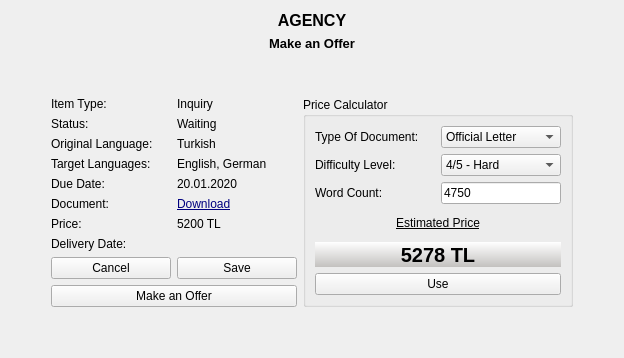
      <widget class="QWidget" name="pageAgencyOffer">
       <layout class="QHBoxLayout" name="horizontalLayout_16">
        <item>
         <layout class="QVBoxLayout" name="verticalLayout_10">
          <item>
           <widget class="QLabel" name="label_15">
            <property name="font">
             <font>
              <pointsize>12</pointsize>
              <weight>75</weight>
              <bold>true</bold>
             </font>
            </property>
            <property name="text">
             <string>AGENCY</string>
            </property>
            <property name="alignment">
             <set>Qt::AlignCenter</set>
            </property>
           </widget>
          </item>
          <item>
           <widget class="QLabel" name="label_65">
            <property name="font">
             <font>
              <pointsize>10</pointsize>
              <weight>75</weight>
              <bold>true</bold>
             </font>
            </property>
            <property name="text">
             <string>Make an Offer</string>
            </property>
            <property name="alignment">
             <set>Qt::AlignCenter</set>
            </property>
           </widget>
          </item>
          <item>
           <spacer name="verticalSpacer_5">
            <property name="orientation">
             <enum>Qt::Vertical</enum>
            </property>
            <property name="sizeHint" stdset="0">
             <size>
              <width>20</width>
              <height>40</height>
             </size>
            </property>
           </spacer>
          </item>
          <item>
           <layout class="QHBoxLayout" name="horizontalLayout_11">
            <item>
             <spacer name="horizontalSpacer_7">
              <property name="orientation">
               <enum>Qt::Horizontal</enum>
              </property>
              <property name="sizeHint" stdset="0">
               <size>
                <width>40</width>
                <height>20</height>
               </size>
              </property>
             </spacer>
            </item>
            <item>
             <layout class="QVBoxLayout" name="verticalLayout_12">
              <item>
               <layout class="QHBoxLayout" name="horizontalLayout_12">
                <item>
                 <layout class="QVBoxLayout" name="verticalLayout_13">
                  <item>
                   <widget class="QLabel" name="label_16">
                    <property name="minimumSize">
                     <size>
                      <width>120</width>
                      <height>0</height>
                     </size>
                    </property>
                    <property name="text">
                     <string>Item Type:</string>
                    </property>
                   </widget>
                  </item>
                  <item>
                   <widget class="QLabel" name="label_17">
                    <property name="minimumSize">
                     <size>
                      <width>120</width>
                      <height>0</height>
                     </size>
                    </property>
                    <property name="text">
                     <string>Status:</string>
                    </property>
                   </widget>
                  </item>
                  <item>
                   <widget class="QLabel" name="label_48">
                    <property name="minimumSize">
                     <size>
                      <width>120</width>
                      <height>0</height>
                     </size>
                    </property>
                    <property name="text">
                     <string>Original Language:</string>
                    </property>
                   </widget>
                  </item>
                  <item>
                   <widget class="QLabel" name="label_49">
                    <property name="minimumSize">
                     <size>
                      <width>120</width>
                      <height>0</height>
                     </size>
                    </property>
                    <property name="text">
                     <string>Target Languages:</string>
                    </property>
                   </widget>
                  </item>
                  <item>
                   <widget class="QLabel" name="label_28">
                    <property name="minimumSize">
                     <size>
                      <width>120</width>
                      <height>0</height>
                     </size>
                    </property>
                    <property name="text">
                     <string>Due Date:</string>
                    </property>
                   </widget>
                  </item>
                  <item>
                   <widget class="QLabel" name="label_29">
                    <property name="minimumSize">
                     <size>
                      <width>120</width>
                      <height>0</height>
                     </size>
                    </property>
                    <property name="text">
                     <string>Document:</string>
                    </property>
                   </widget>
                  </item>
                  <item>
                   <widget class="QLabel" name="label_18">
                    <property name="minimumSize">
                     <size>
                      <width>120</width>
                      <height>0</height>
                     </size>
                    </property>
                    <property name="text">
                     <string>Price:</string>
                    </property>
                   </widget>
                  </item>
                  <item>
                   <widget class="QLabel" name="label_19">
                    <property name="minimumSize">
                     <size>
                      <width>120</width>
                      <height>0</height>
                     </size>
                    </property>
                    <property name="text">
                     <string>Delivery Date:</string>
                    </property>
                   </widget>
                  </item>
                 </layout>
                </item>
                <item>
                 <layout class="QVBoxLayout" name="verticalLayout_14">
                  <item>
                   <widget class="QLabel" name="label_20">
                    <property name="minimumSize">
                     <size>
                      <width>120</width>
                      <height>0</height>
                     </size>
                    </property>
                    <property name="text">
                     <string>Inquiry</string>
                    </property>
                   </widget>
                  </item>
                  <item>
                   <widget class="QLabel" name="label_21">
                    <property name="minimumSize">
                     <size>
                      <width>120</width>
                      <height>0</height>
                     </size>
                    </property>
                    <property name="text">
                     <string>Waiting</string>
                    </property>
                   </widget>
                  </item>
                  <item>
                   <widget class="QLabel" name="label_50">
                    <property name="minimumSize">
                     <size>
                      <width>120</width>
                      <height>0</height>
                     </size>
                    </property>
                    <property name="text">
                     <string>Turkish</string>
                    </property>
                   </widget>
                  </item>
                  <item>
                   <widget class="QLabel" name="label_51">
                    <property name="minimumSize">
                     <size>
                      <width>120</width>
                      <height>0</height>
                     </size>
                    </property>
                    <property name="text">
                     <string>English, German</string>
                    </property>
                   </widget>
                  </item>
                  <item>
                   <widget class="QLabel" name="label_30">
                    <property name="minimumSize">
                     <size>
                      <width>120</width>
                      <height>0</height>
                     </size>
                    </property>
                    <property name="text">
                     <string>20.01.2020</string>
                    </property>
                   </widget>
                  </item>
                  <item>
                   <widget class="QLabel" name="label_31">
                    <property name="minimumSize">
                     <size>
                      <width>120</width>
                      <height>0</height>
                     </size>
                    </property>
                    <property name="styleSheet">
                     <string notr="true">color: rgb(0, 0, 127);
font: 8pt &quot;MS Shell Dlg 2&quot;;
text-decoration: underline;</string>
                    </property>
                    <property name="text">
                     <string>Download</string>
                    </property>
                   </widget>
                  </item>
                  <item>
                   <widget class="QLabel" name="label_22">
                    <property name="minimumSize">
                     <size>
                      <width>120</width>
                      <height>0</height>
                     </size>
                    </property>
                    <property name="text">
                     <string>5200 TL</string>
                    </property>
                   </widget>
                  </item>
                  <item>
                   <widget class="QLabel" name="label_23">
                    <property name="minimumSize">
                     <size>
                      <width>120</width>
                      <height>0</height>
                     </size>
                    </property>
                    <property name="text">
                     <string/>
                    </property>
                   </widget>
                  </item>
                 </layout>
                </item>
               </layout>
              </item>
              <item>
               <layout class="QHBoxLayout" name="horizontalLayout_13">
                <item>
                 <widget class="QPushButton" name="pushButton_12">
                  <property name="text">
                   <string>Cancel</string>
                  </property>
                 </widget>
                </item>
                <item>
                 <widget class="QPushButton" name="pushButton_13">
                  <property name="text">
                   <string>Save</string>
                  </property>
                 </widget>
                </item>
               </layout>
              </item>
              <item>
               <layout class="QHBoxLayout" name="horizontalLayout_14">
                <item>
                 <widget class="QPushButton" name="pushButton_9">
                  <property name="text">
                   <string>Make an Offer</string>
                  </property>
                 </widget>
                </item>
               </layout>
              </item>
             </layout>
            </item>
            <item>
             <widget class="QGroupBox" name="groupBox_2">
              <property name="minimumSize">
               <size>
                <width>240</width>
                <height>0</height>
               </size>
              </property>
              <property name="title">
               <string>Price Calculator</string>
              </property>
              <layout class="QVBoxLayout" name="verticalLayout_35">
               <item>
                <layout class="QHBoxLayout" name="horizontalLayout_52">
                 <item>
                  <widget class="QLabel" name="label_118">
                   <property name="minimumSize">
                    <size>
                     <width>120</width>
                     <height>0</height>
                    </size>
                   </property>
                   <property name="text">
                    <string>Type Of Document:</string>
                   </property>
                  </widget>
                 </item>
                 <item>
                  <widget class="QComboBox" name="comboBox_4">
                   <property name="minimumSize">
                    <size>
                     <width>120</width>
                     <height>0</height>
                    </size>
                   </property>
                   <item>
                    <property name="text">
                     <string>Official Letter</string>
                    </property>
                   </item>
                   <item>
                    <property name="text">
                     <string>Business</string>
                    </property>
                   </item>
                  </widget>
                 </item>
                </layout>
               </item>
               <item>
                <layout class="QHBoxLayout" name="horizontalLayout_54">
                 <item>
                  <widget class="QLabel" name="label_121">
                   <property name="minimumSize">
                    <size>
                     <width>120</width>
                     <height>0</height>
                    </size>
                   </property>
                   <property name="text">
                    <string>Difficulty Level:</string>
                   </property>
                  </widget>
                 </item>
                 <item>
                  <widget class="QComboBox" name="comboBox_5">
                   <property name="minimumSize">
                    <size>
                     <width>120</width>
                     <height>0</height>
                    </size>
                   </property>
                   <item>
                    <property name="text">
                     <string>4/5 - Hard </string>
                    </property>
                   </item>
                  </widget>
                 </item>
                </layout>
               </item>
               <item>
                <layout class="QHBoxLayout" name="horizontalLayout_53">
                 <item>
                  <widget class="QLabel" name="label_120">
                   <property name="minimumSize">
                    <size>
                     <width>120</width>
                     <height>0</height>
                    </size>
                   </property>
                   <property name="text">
                    <string>Word Count:</string>
                   </property>
                  </widget>
                 </item>
                 <item>
                  <widget class="QLineEdit" name="lineEdit_8">
                   <property name="minimumSize">
                    <size>
                     <width>120</width>
                     <height>0</height>
                    </size>
                   </property>
                   <property name="text">
                    <string>4750</string>
                   </property>
                  </widget>
                 </item>
                </layout>
               </item>
               <item>
                <widget class="QLabel" name="label_122">
                 <property name="minimumSize">
                  <size>
                   <width>120</width>
                   <height>0</height>
                  </size>
                 </property>
                 <property name="font">
                  <font>
                   <underline>true</underline>
                  </font>
                 </property>
                 <property name="text">
                  <string>Estimated Price</string>
                 </property>
                 <property name="alignment">
                  <set>Qt::AlignCenter</set>
                 </property>
                </widget>
               </item>
               <item>
                <widget class="QLabel" name="label_119">
                 <property name="font">
                  <font>
                   <pointsize>15</pointsize>
                   <weight>75</weight>
                   <bold>true</bold>
                  </font>
                 </property>
                 <property name="layoutDirection">
                  <enum>Qt::LeftToRight</enum>
                 </property>
                 <property name="styleSheet">
                  <string notr="true">color: rgb(0, 0, 0);
background-color: qlineargradient(spread:pad, x1:1, y1:1, x2:1, y2:0, stop:0 rgba(195, 193, 191, 255), stop:1 rgba(255, 255, 255, 255));</string>
                 </property>
                 <property name="text">
                  <string>5278 TL</string>
                 </property>
                 <property name="alignment">
                  <set>Qt::AlignCenter</set>
                 </property>
                </widget>
               </item>
               <item>
                <widget class="QPushButton" name="pushButton_32">
                 <property name="text">
                  <string>Use</string>
                 </property>
                </widget>
               </item>
              </layout>
             </widget>
            </item>
            <item>
             <spacer name="horizontalSpacer_8">
              <property name="orientation">
               <enum>Qt::Horizontal</enum>
              </property>
              <property name="sizeHint" stdset="0">
               <size>
                <width>40</width>
                <height>20</height>
               </size>
              </property>
             </spacer>
            </item>
           </layout>
          </item>
          <item>
           <spacer name="verticalSpacer_6">
            <property name="orientation">
             <enum>Qt::Vertical</enum>
            </property>
            <property name="sizeHint" stdset="0">
             <size>
              <width>20</width>
              <height>40</height>
             </size>
            </property>
           </spacer>
          </item>
         </layout>
        </item>
       </layout>
      </widget>
